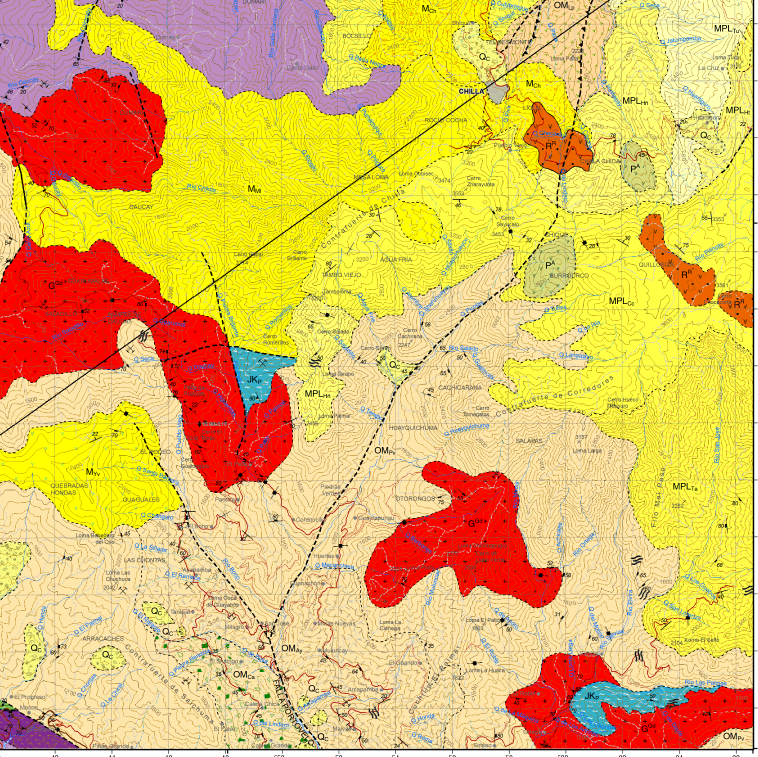
#> input picture Digitalizacion_Automatica/santarosa.png, 3032 x 3025 px, found by its file name (shown at 1/4 size)
$ jupyter execute --allow-errors Preprocesamiento.ipynb   (shell and % lines are left out)
#> lines starting #> are read from the running program, lines starting #| are printed output that depends on the picture
[cell 1]
# --- 1.1. INSTALACIÓN DE BIBLIOTECAS ---
# Instala las bibliotecas principales que usaremos

# --- 1.2. IMPORTACIÓN DE BIBLIOTECAS ---
import numpy as np
import cv2
import os
import requests
import torch
from PIL import Image, ImageEnhance
import matplotlib.pyplot as plt
from segment_anything import sam_model_registry, SamAutomaticMaskGenerator
import ipywidgets as widgets
from ipywidgets import interactive, HBox, VBox
from IPython.display import display, clear_output
from shapely.geometry import Polygon
from shapely.ops import unary_union

print("Bibliotecas instaladas e importadas.")

# --- 1.3. MONTAR GOOGLE DRIVE (Ejecutar solo en Google Colab) ---
try:
    from google.colab import drive
    drive.mount('/content/drive')
    # La ruta de Google Drive se traduce así en Colab
    image_path = "/content/drive/My Drive/0.- Archivos/Software/Proyecto digitalizacion geologica/1.- Imagenes/santarosa.png"
    print("Google Drive montado.")
except ImportError:
    print("Google Colab no detectado. Usando ruta local.")
    # Si ejecutas esto localmente, asegúrate de que G: sea accesible
    image_path = r"G:\Mi unidad\0.- Archivos\Software\Proyecto digitalizacion geologica\1.- Imagenes\santarosa.png"

# --- 1.4. CARGAR LA IMAGEN ---
try:
    # Cargar con PIL (para ajustes interactivos)
    img_pil = Image.open(image_path).convert("RGB")

    # Cargar con OpenCV (para SAM y visualización)
    # SAM espera una imagen RGB en formato numpy
    img_rgb = cv2.imread(image_path)
    img_rgb = cv2.cvtColor(img_rgb, cv2.COLOR_BGR2RGB)

    print(f"Imagen cargada exitosamente: {image_path}")
    print(f"Dimensiones: {img_pil.size}")
#| Dimensiones: (3032, 3025)
except Exception as e:
    print(f"Error: No se pudo cargar la imagen en la ruta: {image_path}")
    print(e)

# Variable global para guardar la imagen ajustada
adjusted_image_pil = img_pil.copy()

[cell 2]
import cv2
import numpy as np
from PIL import Image
import matplotlib.pyplot as plt

print("Bloque 2: Aplicando Pre-procesamiento Avanzado...")

# Tomamos la imagen original cargada en el Bloque 1 (img_rgb)
img_to_process = img_rgb.copy()

# --- 1. Filtro Bilateral ---
# d=9: Diámetro del vecindario de píxeles.
# sigmaColor=75: Qué tanto se mezclan los colores.
# sigmaSpace=75: Qué tan lejos influyen los píxeles.
# Esto suavizará los colores DENTRO de los polígonos, pero PRESERVARÁ los bordes.
print("Aplicando Filtro Bilateral (Paso 1/3)...")
img_bilateral = cv2.bilateralFilter(img_to_process, d=9, sigmaColor=75, sigmaSpace=75)

# --- 2. Operación Morfológica de "Apertura" ---
# Elimina ruido pequeño (como líneas de texto o bordes muy finos)
# Kernel de 3x3.
print("Aplicando Apertura Morfológica (Paso 2/3)...")
kernel = np.ones((3, 3), np.uint8)
img_open = cv2.morphologyEx(img_bilateral, cv2.MORPH_OPEN, kernel, iterations=1)
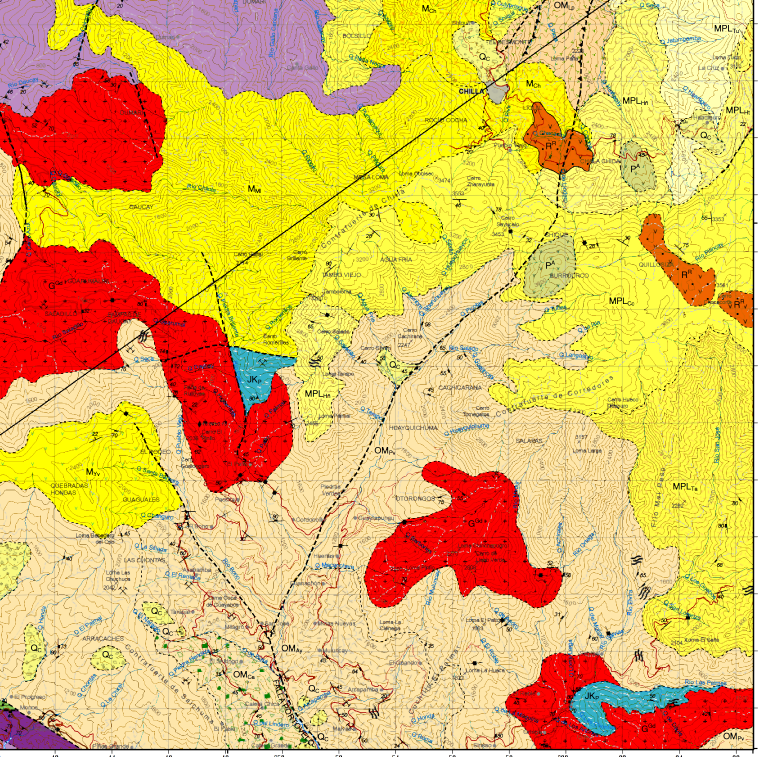
#> img_open: shape (3025, 3032, 3) (shown at 1/4 size); mean R, G, B 226.9, 184.6, 90.8

# --- 3. Operación Morfológica de "Cierre" ---
# Rellena pequeños agujeros DENTRO de los polígonos
# Kernel de 3x3.
print("Aplicando Cierre Morfológico (Paso 3/3)...")
kernel = np.ones((3, 3), np.uint8)
img_closed = cv2.morphologyEx(img_open, cv2.MORPH_CLOSE, kernel, iterations=1)
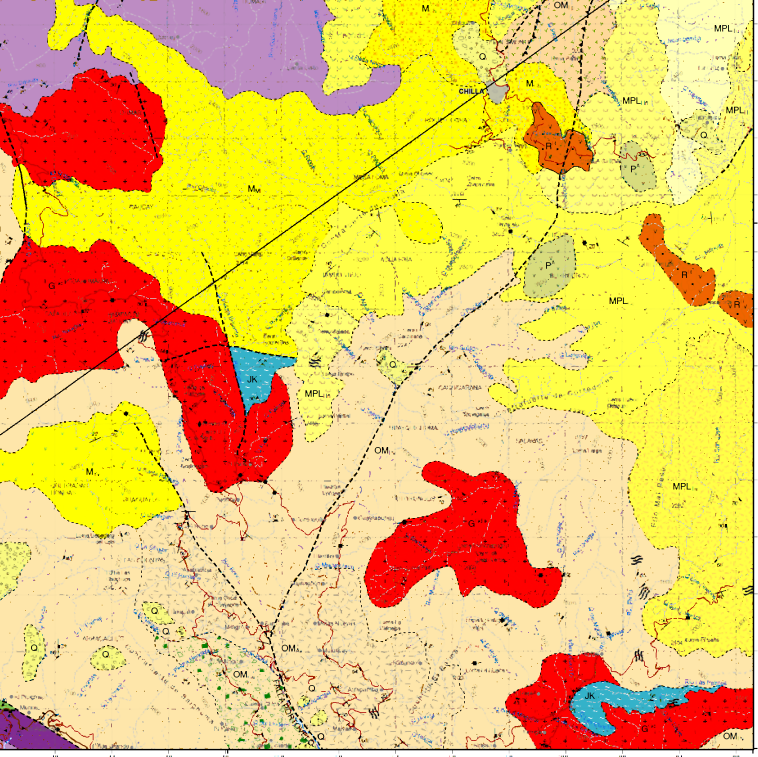
#> img_closed: shape (3025, 3032, 3) (shown at 1/4 size); mean R, G, B 236.4, 193.6, 97.3

print("Pre-procesamiento completado.")

# --- Visualización de la Comparación ---
#> (the rest of this cell did not finish here and is left out)

[cell 3]
# --- 3.1. Descargar Checkpoint del Modelo ---
checkpoint_url = "https://dl.fbaipublicfiles.com/segment_anything/sam_vit_h_4b8939.pth"
checkpoint_path = "sam_vit_h.pth"

# Descargar solo si no existe
#> (the rest of this cell did not finish here and is left out)

[cell 4]
# --- 4.1. Definir Parámetros de Parcheo ---
# 1024 es el tamaño de entrada nativo del codificador de SAM
PATCH_SIZE = 3000
# 200px de superposición es robusto para la fusión.
OVERLAP = 200
# Tu límite de área mínima (en píxeles).
# Polígonos más pequeños que esto serán descartados.
MIN_AREA_THRESHOLD = 5000

# Tomar la imagen ajustada del Bloque 2 y convertirla a numpy RGB
# El generador de SAM espera un formato 'uint8' [H, W, 3]
try:
    img_to_segment = np.array(adjusted_image_pil.convert('RGB'))
    img_h, img_w, _ = img_to_segment.shape
#> img_h = 3025; img_w = 3032
    print(f"Dimensiones de la imagen a segmentar: {img_to_segment.shape}")
#| Dimensiones de la imagen a segmentar: (3025, 3032, 3)

    all_polygons = [] # Lista para guardar todos los polígonos (de Shapely)

    print(f"Iniciando segmentación por parches (Tamaño: {PATCH_SIZE}, Superposición: {OVERLAP})...")

    # --- 4.2. Iterar sobre los Parches ---
    for y in range(0, img_h, PATCH_SIZE - OVERLAP):
        for x in range(0, img_w, PATCH_SIZE - OVERLAP):
            # Definir los límites del parche
            y1, y2 = y, min(y + PATCH_SIZE, img_h)
            x1, x2 = x, min(x + PATCH_SIZE, img_w)

            # Recortar el parche
            patch = img_to_segment[y1:y2, x1:x2]

            # Omitir parches que sean más pequeños que la superposición
            if patch.shape[0] < OVERLAP or patch.shape[1] < OVERLAP:
                continue

            print(f"Procesando parche en (x, y): ({x1}, {y1}) con tamaño {patch.shape}")

            # --- 4.3. Ejecutar SAM en el Parche ---
            # ¡Este es el paso que consume tiempo!
            masks = mask_generator.generate(patch)

            if not masks:
                continue

            # --- 4.4. Filtrar y Convertir Máscaras del Parche ---
            for mask_data in masks:
                area = mask_data['area']

                # 1. Filtrar por tu área mínima
                if area < MIN_AREA_THRESHOLD:
                    continue

                # 2. Convertir máscara (booleano) a contornos (polígonos)
                segmentation = mask_data['segmentation']
                contours, _ = cv2.findContours(segmentation.astype(np.uint8),
                                               cv2.RETR_EXTERNAL,
                                               cv2.CHAIN_APPROX_SIMPLE)

                for contour in contours:
                    if contour.shape[0] < 3: # Un polígono necesita al menos 3 puntos
                        continue

                    # 3. Re-proyectar contorno a coordenadas globales
                    # Se suma el offset (x1, y1) del parche
                    global_contour = contour.squeeze() + [x1, y1]

                    # 4. Crear polígono de Shapely
                    polygon = Polygon(global_contour)

                    # 5. Corregir geometrías inválidas si es necesario
                    if not polygon.is_valid:
                        polygon = polygon.buffer(0)

                    if polygon.is_valid and not polygon.is_empty:
                        all_polygons.append(polygon)

    print(f"Segmentación completada. {len(all_polygons)} polígonos crudos encontrados.")

    # --- 4.5. Fusionar (Unir) todos los Polígonos ---
    print("Iniciando fusión de polígonos superpuestos...")
    if all_polygons:
        # unary_union disuelve los bordes internos de todos los polígonos
        # que se superponen (de los parches adyacentes).
        merged_polygons = unary_union(all_polygons)
        print("Fusión completada.")

        # El resultado puede ser un solo Polígono o un MultiPolígono
        if merged_polygons.geom_type == 'Polygon':
            final_polygons = [merged_polygons]
        else:
            # Convertir el MultiPolygon en una lista de Polígonos
            final_polygons = list(merged_polygons.geoms)

        print(f"Total de polígonos finales fusionados: {len(final_polygons)}")
    else:
        final_polygons = []
        print("No se encontraron polígonos que cumplan los criterios.")

except Exception as e:
    print(f"Ocurrió un error durante la segmentación: {e}")
    final_polygons = [] # Asegurarse de que la variable exista para el Bloque 5
